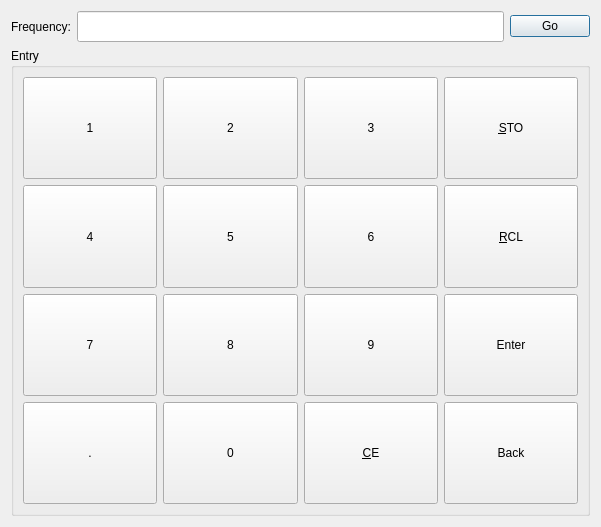
<?xml version="1.0" encoding="UTF-8"?>
<ui version="4.0">
 <class>frequencyinputwidget</class>
 <widget class="QWidget" name="frequencyinputwidget">
  <property name="geometry">
   <rect>
    <x>0</x>
    <y>0</y>
    <width>601</width>
    <height>527</height>
   </rect>
  </property>
  <property name="windowTitle">
   <string>Form</string>
  </property>
  <layout class="QVBoxLayout" name="verticalLayout">
   <item>
    <layout class="QHBoxLayout" name="horizontalLayout_3">
     <item>
      <widget class="QLabel" name="label_8">
       <property name="text">
        <string>Frequency:</string>
       </property>
      </widget>
     </item>
     <item>
      <widget class="QLineEdit" name="freqMhzLineEdit">
       <property name="font">
        <font>
         <family>DejaVu Sans Mono</family>
         <pointsize>14</pointsize>
         <weight>75</weight>
         <bold>true</bold>
        </font>
       </property>
      </widget>
     </item>
     <item>
      <widget class="QPushButton" name="goFreqBtn">
       <property name="text">
        <string>Go</string>
       </property>
       <property name="shortcut">
        <string>Return</string>
       </property>
       <property name="default">
        <bool>true</bool>
       </property>
      </widget>
     </item>
    </layout>
   </item>
   <item>
    <widget class="QGroupBox" name="groupBox_2">
     <property name="title">
      <string>Entry</string>
     </property>
     <layout class="QGridLayout" name="gridLayout_3">
      <item row="1" column="1">
       <widget class="QPushButton" name="f5btn">
        <property name="sizePolicy">
         <sizepolicy hsizetype="Minimum" vsizetype="MinimumExpanding">
          <horstretch>0</horstretch>
          <verstretch>0</verstretch>
         </sizepolicy>
        </property>
        <property name="minimumSize">
         <size>
          <width>30</width>
          <height>30</height>
         </size>
        </property>
        <property name="text">
         <string>5</string>
        </property>
        <property name="shortcut">
         <string>5</string>
        </property>
       </widget>
      </item>
      <item row="1" column="3">
       <widget class="QPushButton" name="fRclBtn">
        <property name="sizePolicy">
         <sizepolicy hsizetype="Minimum" vsizetype="MinimumExpanding">
          <horstretch>0</horstretch>
          <verstretch>0</verstretch>
         </sizepolicy>
        </property>
        <property name="minimumSize">
         <size>
          <width>0</width>
          <height>30</height>
         </size>
        </property>
        <property name="toolTip">
         <string>&lt;html&gt;&lt;head/&gt;&lt;body&gt;&lt;p&gt;To recall a preset memory:&lt;/p&gt;&lt;p&gt;1. Type in the preset number (0 through 99)&lt;/p&gt;&lt;p&gt;2. Press RCL (or use hotkey &amp;quot;R&amp;quot;)&lt;/p&gt;&lt;/body&gt;&lt;/html&gt;</string>
        </property>
        <property name="text">
         <string>&amp;RCL</string>
        </property>
        <property name="shortcut">
         <string>R</string>
        </property>
       </widget>
      </item>
      <item row="1" column="2">
       <widget class="QPushButton" name="f6btn">
        <property name="sizePolicy">
         <sizepolicy hsizetype="Minimum" vsizetype="MinimumExpanding">
          <horstretch>0</horstretch>
          <verstretch>0</verstretch>
         </sizepolicy>
        </property>
        <property name="minimumSize">
         <size>
          <width>30</width>
          <height>30</height>
         </size>
        </property>
        <property name="text">
         <string>6</string>
        </property>
        <property name="shortcut">
         <string>6</string>
        </property>
       </widget>
      </item>
      <item row="0" column="2">
       <widget class="QPushButton" name="f3btn">
        <property name="sizePolicy">
         <sizepolicy hsizetype="Minimum" vsizetype="MinimumExpanding">
          <horstretch>0</horstretch>
          <verstretch>0</verstretch>
         </sizepolicy>
        </property>
        <property name="minimumSize">
         <size>
          <width>30</width>
          <height>30</height>
         </size>
        </property>
        <property name="text">
         <string>3</string>
        </property>
        <property name="shortcut">
         <string>3</string>
        </property>
        <property name="flat">
         <bool>false</bool>
        </property>
       </widget>
      </item>
      <item row="3" column="2">
       <widget class="QPushButton" name="fCEbtn">
        <property name="sizePolicy">
         <sizepolicy hsizetype="Minimum" vsizetype="MinimumExpanding">
          <horstretch>0</horstretch>
          <verstretch>0</verstretch>
         </sizepolicy>
        </property>
        <property name="minimumSize">
         <size>
          <width>30</width>
          <height>30</height>
         </size>
        </property>
        <property name="text">
         <string>&amp;CE</string>
        </property>
        <property name="shortcut">
         <string>C</string>
        </property>
       </widget>
      </item>
      <item row="1" column="0">
       <widget class="QPushButton" name="f4btn">
        <property name="sizePolicy">
         <sizepolicy hsizetype="Minimum" vsizetype="MinimumExpanding">
          <horstretch>0</horstretch>
          <verstretch>0</verstretch>
         </sizepolicy>
        </property>
        <property name="minimumSize">
         <size>
          <width>30</width>
          <height>30</height>
         </size>
        </property>
        <property name="text">
         <string>4</string>
        </property>
        <property name="shortcut">
         <string>4</string>
        </property>
       </widget>
      </item>
      <item row="0" column="3">
       <widget class="QPushButton" name="fStoBtn">
        <property name="sizePolicy">
         <sizepolicy hsizetype="Minimum" vsizetype="MinimumExpanding">
          <horstretch>0</horstretch>
          <verstretch>0</verstretch>
         </sizepolicy>
        </property>
        <property name="minimumSize">
         <size>
          <width>0</width>
          <height>30</height>
         </size>
        </property>
        <property name="toolTip">
         <string>&lt;html&gt;&lt;head/&gt;&lt;body&gt;&lt;p&gt;To store a preset:&lt;/p&gt;&lt;p&gt;1. Set the desired frequency and mode per normal methods&lt;/p&gt;&lt;p&gt;2. Type the index to to store to (0 through 99)&lt;/p&gt;&lt;p&gt;3. Press STO (or use hotkey &amp;quot;S&amp;quot;)&lt;/p&gt;&lt;/body&gt;&lt;/html&gt;</string>
        </property>
        <property name="text">
         <string>&amp;STO</string>
        </property>
        <property name="shortcut">
         <string>S</string>
        </property>
       </widget>
      </item>
      <item row="2" column="2">
       <widget class="QPushButton" name="f9btn">
        <property name="sizePolicy">
         <sizepolicy hsizetype="Minimum" vsizetype="MinimumExpanding">
          <horstretch>0</horstretch>
          <verstretch>0</verstretch>
         </sizepolicy>
        </property>
        <property name="minimumSize">
         <size>
          <width>30</width>
          <height>30</height>
         </size>
        </property>
        <property name="text">
         <string>9</string>
        </property>
        <property name="shortcut">
         <string>9</string>
        </property>
       </widget>
      </item>
      <item row="3" column="3">
       <widget class="QPushButton" name="fBackbtn">
        <property name="sizePolicy">
         <sizepolicy hsizetype="Minimum" vsizetype="MinimumExpanding">
          <horstretch>0</horstretch>
          <verstretch>0</verstretch>
         </sizepolicy>
        </property>
        <property name="minimumSize">
         <size>
          <width>0</width>
          <height>30</height>
         </size>
        </property>
        <property name="text">
         <string>Back</string>
        </property>
        <property name="shortcut">
         <string>Backspace</string>
        </property>
       </widget>
      </item>
      <item row="2" column="3">
       <widget class="QPushButton" name="fEnterBtn">
        <property name="sizePolicy">
         <sizepolicy hsizetype="Minimum" vsizetype="MinimumExpanding">
          <horstretch>0</horstretch>
          <verstretch>0</verstretch>
         </sizepolicy>
        </property>
        <property name="minimumSize">
         <size>
          <width>0</width>
          <height>30</height>
         </size>
        </property>
        <property name="text">
         <string>Enter</string>
        </property>
        <property name="shortcut">
         <string>Enter</string>
        </property>
       </widget>
      </item>
      <item row="3" column="1">
       <widget class="QPushButton" name="f0btn">
        <property name="sizePolicy">
         <sizepolicy hsizetype="Minimum" vsizetype="MinimumExpanding">
          <horstretch>0</horstretch>
          <verstretch>0</verstretch>
         </sizepolicy>
        </property>
        <property name="minimumSize">
         <size>
          <width>30</width>
          <height>30</height>
         </size>
        </property>
        <property name="text">
         <string>0</string>
        </property>
        <property name="shortcut">
         <string>0</string>
        </property>
       </widget>
      </item>
      <item row="3" column="0">
       <widget class="QPushButton" name="fDotbtn">
        <property name="sizePolicy">
         <sizepolicy hsizetype="Minimum" vsizetype="MinimumExpanding">
          <horstretch>0</horstretch>
          <verstretch>0</verstretch>
         </sizepolicy>
        </property>
        <property name="minimumSize">
         <size>
          <width>30</width>
          <height>30</height>
         </size>
        </property>
        <property name="text">
         <string>.</string>
        </property>
        <property name="shortcut">
         <string>.</string>
        </property>
       </widget>
      </item>
      <item row="0" column="0">
       <widget class="QPushButton" name="f1btn">
        <property name="sizePolicy">
         <sizepolicy hsizetype="Minimum" vsizetype="MinimumExpanding">
          <horstretch>0</horstretch>
          <verstretch>0</verstretch>
         </sizepolicy>
        </property>
        <property name="minimumSize">
         <size>
          <width>30</width>
          <height>30</height>
         </size>
        </property>
        <property name="text">
         <string>1</string>
        </property>
        <property name="shortcut">
         <string>1</string>
        </property>
       </widget>
      </item>
      <item row="0" column="1">
       <widget class="QPushButton" name="f2btn">
        <property name="sizePolicy">
         <sizepolicy hsizetype="Minimum" vsizetype="MinimumExpanding">
          <horstretch>0</horstretch>
          <verstretch>0</verstretch>
         </sizepolicy>
        </property>
        <property name="minimumSize">
         <size>
          <width>30</width>
          <height>30</height>
         </size>
        </property>
        <property name="text">
         <string>2</string>
        </property>
        <property name="shortcut">
         <string>2</string>
        </property>
       </widget>
      </item>
      <item row="2" column="0">
       <widget class="QPushButton" name="f7btn">
        <property name="sizePolicy">
         <sizepolicy hsizetype="Minimum" vsizetype="MinimumExpanding">
          <horstretch>0</horstretch>
          <verstretch>0</verstretch>
         </sizepolicy>
        </property>
        <property name="minimumSize">
         <size>
          <width>30</width>
          <height>30</height>
         </size>
        </property>
        <property name="text">
         <string>7</string>
        </property>
        <property name="shortcut">
         <string>7</string>
        </property>
       </widget>
      </item>
      <item row="2" column="1">
       <widget class="QPushButton" name="f8btn">
        <property name="sizePolicy">
         <sizepolicy hsizetype="Minimum" vsizetype="MinimumExpanding">
          <horstretch>0</horstretch>
          <verstretch>0</verstretch>
         </sizepolicy>
        </property>
        <property name="minimumSize">
         <size>
          <width>30</width>
          <height>30</height>
         </size>
        </property>
        <property name="text">
         <string>8</string>
        </property>
        <property name="shortcut">
         <string>8</string>
        </property>
       </widget>
      </item>
     </layout>
    </widget>
   </item>
  </layout>
 </widget>
 <resources/>
 <connections/>
</ui>
